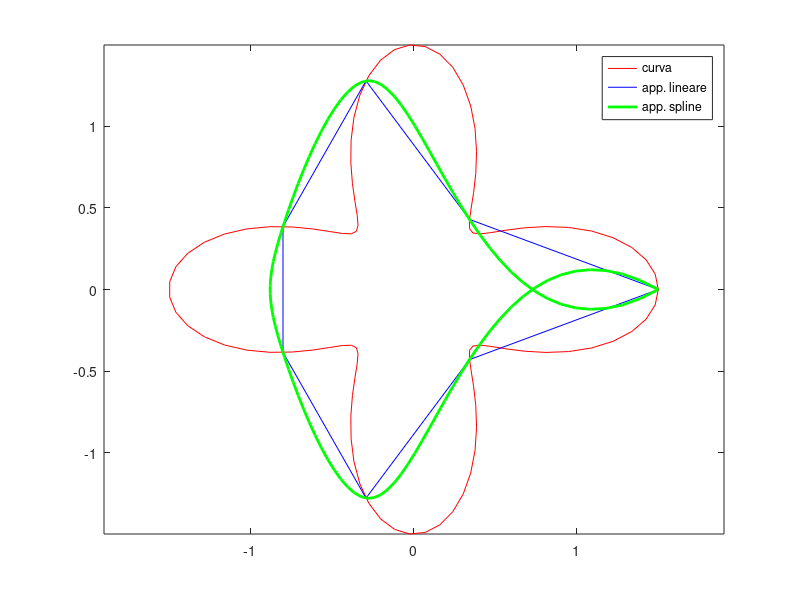
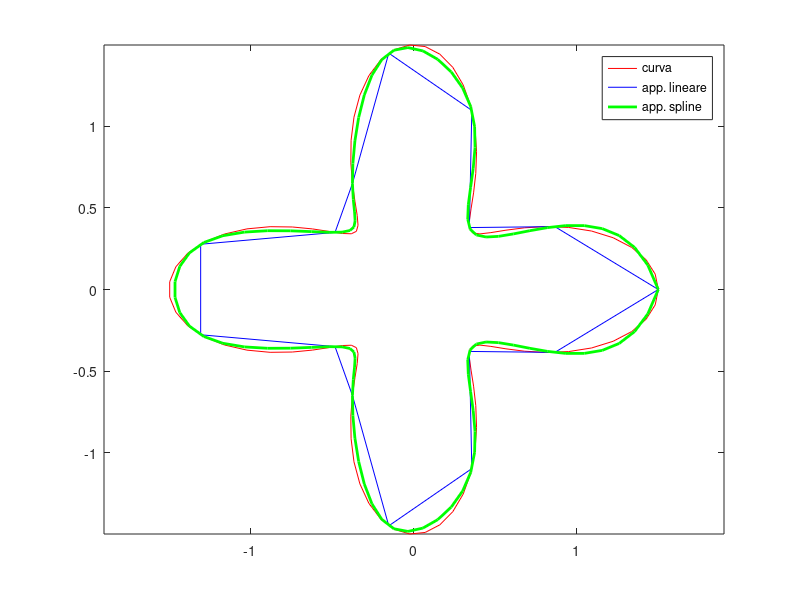
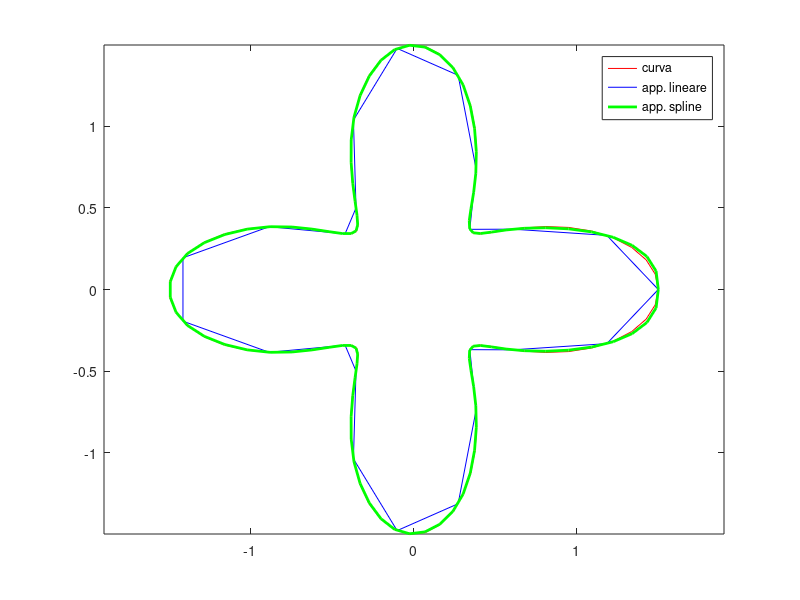

Here is the MATLAB script that generated these plots, in order:
disp('***********************************************')
disp('*****************fac_3_1***********************')
disp('***********************************************')

close all
clear all
clc

theta=linspace(0,2*pi,100);
c=1;
e=0.5;
m=4;
rho=c*(1+e*cos(m*theta));
x=rho.*cos(theta);
y=rho.*sin(theta);
z=linspace(0,2*pi);
i=1;
for N=8:8:24
    thetaN=linspace(0,2*pi,N);
    rhoN=c*(1+e*cos(m*thetaN));
    xN=rhoN.*cos(thetaN);
    yN=rhoN.*sin(thetaN);

    sx=spline(thetaN,xN,z);
    sy=spline(thetaN,yN,z);

    figure(i)
    plot(x,y,'r',xN,yN,'b',sx,sy,'g','linewidth',2)
    legend('curva','app. lineare','app. spline')
    axis equal
    i=i+1;
    pause
end
